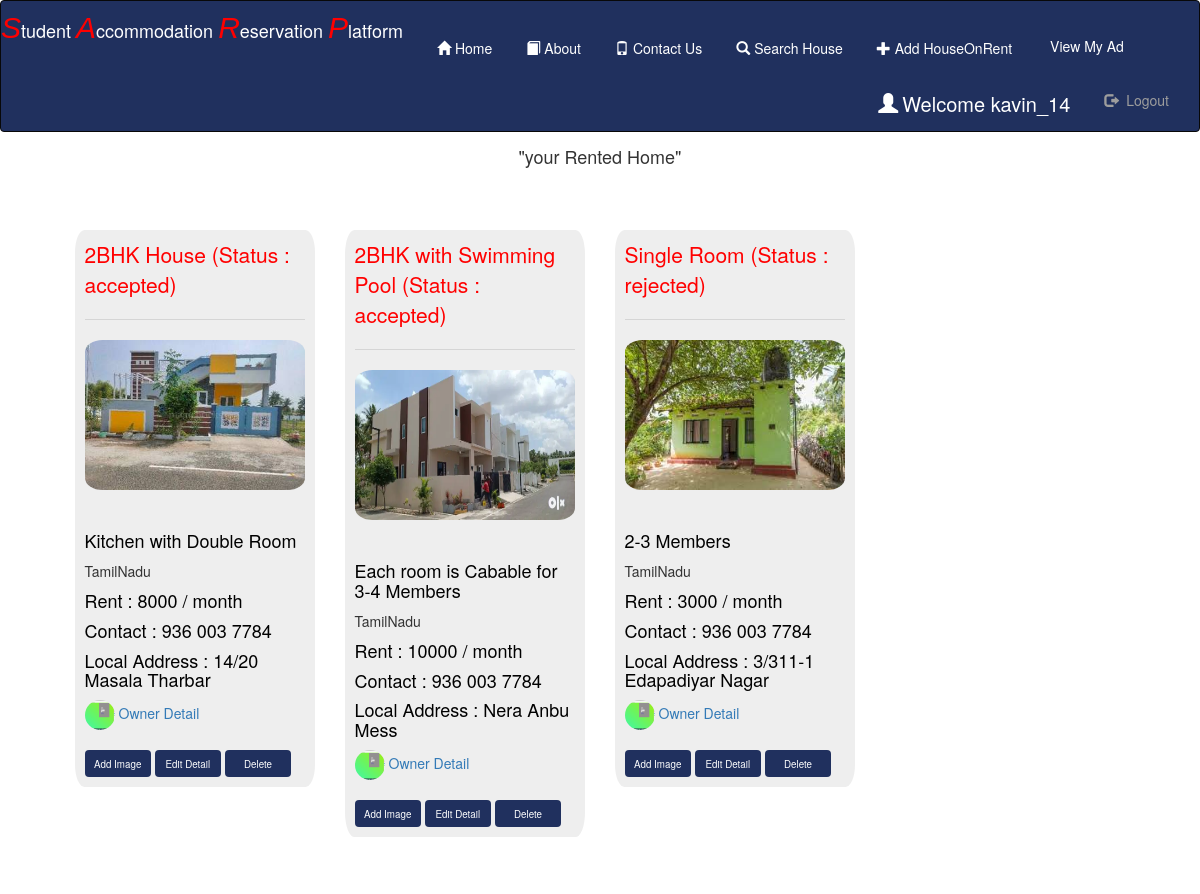
Before: /img (signed in) with the older database file.
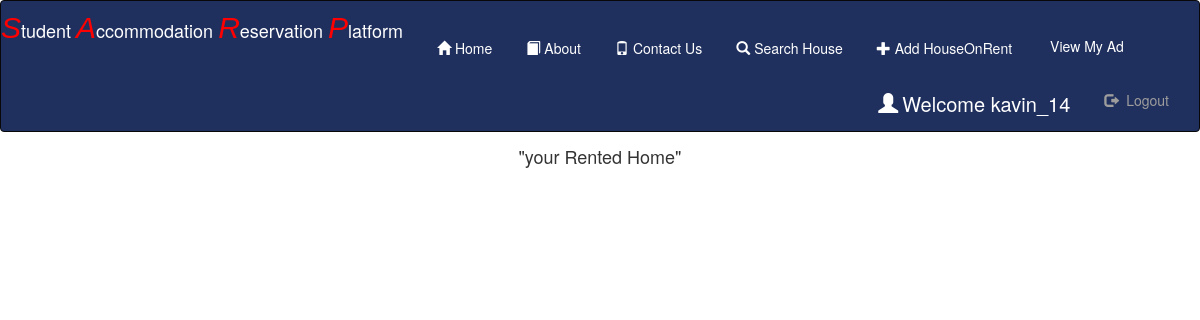
After: the same page with the newer database file.
### Room/models.py (models this page shows, shortened)
class Owner_Detail(models.Model):
    status = models.ForeignKey(Status,on_delete=models.CASCADE,null=True)
    register=models.ForeignKey(Register,on_delete=models.CASCADE,null=True)
    state=models.ForeignKey(State,on_delete=models.CASCADE,null=True)
    dist=models.ForeignKey(District,on_delete=models.CASCADE,null=True)
    local_add = models.CharField(max_length=100,null=True)
    title=models.CharField(max_length=100,null=True)
    desc=models.CharField(max_length=100,null=True)
    rent=models.IntegerField(null=True)
    img=models.FileField(null=True)

class Status(models.Model):
    status = models.CharField(max_length=100,null=True)

class State(models.Model):
    state=models.CharField(max_length=100,null=True)
    username=models.CharField(max_length=100,null=True)
    ownername=models.CharField(max_length=100,null=True)
    date=models.CharField(max_length=100,null=True)

class Register(models.Model):
    user=models.ForeignKey(User,on_delete=models.CASCADE,null=True)
    gen=models.CharField(max_length=30,null=True)
    add=models.CharField(max_length=100,null=True)
    mobile=models.CharField(max_length=10,null=True)
    image=models.FileField(null=True)
    birth=models.DateField(null=True)
    proof=models.CharField(max_length=10,null=True)

### Room/views.py (the view)
# urls.py: path('img', Room_Img,name='img'),
def Room_Img(request):
    if not request.user.is_authenticated:
        return redirect('home')
    user=User.objects.get(id=request.user.id)
    reg=Register.objects.filter(user=user).first()
    room=Owner_Detail.objects.filter(register=reg).all()
    d={'room':room}
    return render(request,'room_image.html',d)

### Room/templates/room_image.html (shortened to what this page needs)
{% extends 'navigation.html' %}
{% block body %}
<p align="center" style="margin-top:1%;font-size:18px">"your Rented Home"</p>
    <div class="row" style="margin:5%">
        {% for i in room %}
        <div class="col-sm-3">
            <div class="jumbotron" style="width:100%;border-radius:4%;padding:4%">
            <p style="color:red">{{i.title}} (Status :  {{i.status.status}})<hr></p>
                <a href="{% url 'detail1' i.id %}" ><img src="{{i.img.url}}" style="border-radius:8%;width:100%;height:150px;"><hr></a>
            <h4 style="color:Black">{{i.desc}}</h4>{{i.state.state}}
            <h4 style="color:black">Rent : {{i.rent}} / month</h4>
            <h4 style="color:black">Contact : {{i.register.mobile}}</h4>
            <h4 style="color:black">Local Address : {{i.local_add}}</h4>
                <a href="{% url 'owner' i.id %}"><img src="{{i.register.image.url}}" style="border-radius:50%;width:30px;height:30px"> Owner Detail</a><br>
                <br><button id="id2"><a href="{% url 'room_img' i.id %}" style="color:white">Add Image</a></button>
                <button id="id2"><a href="{% url 'edit_detail' i.state.id i.id %}" style="color:white">Edit Detail</a></button>
                <button id="id2"><a href="{% url 'delete' i.id %}" style="color:white">Delete</a></button>
            </div>
        </div>
        {% endfor %}
    </div>
{% endblock %}

### Room/templates/navigation.html (shortened to what this page needs)
<!DOCTYPE html>
<html lang="en">
{% load static %}
<head>
  <link rel="stylesheet" href="https://maxcdn.bootstrapcdn.com/bootstrap/3.3.6/css/bootstrap.min.css">
    <link rel = stylesheet href = "https://cdn.datatables.net/1.10.20/css/jquery.dataTables.min.css">
</head>
<body>
<nav class="navbar navbar-inverse" style="padding:0px;margin:0px;background-color:#20305E;color:white">
  <div class="container-fluid" style="padding:0px;margin:0px">
    <div><class="navbar-header" style="margin-bottom:4px;margin-right:10px;">
      <a class="navbar-brand" href="#"><span style="font-size:30px;color:Red"><i style="font-family: 'Franklin Gothic Medium', 'Arial Narrow', Arial, sans-serif;">S</i></span><span style="font-size:18px;color:white">tudent </span>
        <span style="font-size:30px;color:Red"><i style="font-family: 'Franklin Gothic Medium', 'Arial Narrow', Arial, sans-serif;">A</i></span><span style="font-size:18px;color:white">ccommodation </span>
        <span style="font-size:30px;color:Red"><i style="font-family:'Franklin Gothic Medium', 'Arial Narrow', Arial, sans-serif">R</i></span><span style="font-size:18px;color:white">eservation</span>
        <span style="font-size:30px;color:Red"><i style="font-family:'Franklin Gothic Medium', 'Arial Narrow', Arial, sans-serif">P</i></span><span style="font-size:18px;color:white">latform</span></a>
    </div>
    <ul class="nav navbar-nav">
      <li><a href="{% url 'home' %}" style = "color : white" ><span class="glyphicon glyphicon-home" style="padding:4px"></span>Home</a></li>
        <li><a href="{% url 'about' %}" style = "color : white"><span class="glyphicon glyphicon-book" style="padding:4px"></span>About</a></li>
        <li><a href="{% url 'contact' %}" style = "color : white"><span class="glyphicon glyphicon-phone" style="padding:4px"></span>Contact Us</a></li>
      {% if not request.user.is_staff %}
      <li><a href="{% url 'search' %}" style = "color : white"><span class="glyphicon glyphicon-search" style="padding:4px"></span>Search House</a></li>
      {% if request.user.username %}
        <li><a href="{% url 'rent1' %}" style = "color : white"><span class="glyphicon glyphicon-plus" style="padding:4px"></span>Add HouseOnRent</a></li>
      <li><a href="{% url 'img' %}" style = "color : white"><span class="glyphicon glyphicon-View" style="padding:4px"></span>View My Ad</a></li>
    {% endif %}
        {% endif %}
    </ul>
    {% if request.user.username %}
    <ul class="nav navbar-nav navbar-right">
      <li><a href="{% url 'user_detail' %}" style="color:white;font-size:20px"> <span class="glyphicon glyphicon-user" style="padding:4px;"></span>Welcome  {{request.user.username}}</a></li>
      <li><a href="{% url 'logout' %}" style="margin-right:30px"><span class="glyphicon glyphicon-log-out" style="padding:4px;"></span> Logout</a></li>
    </ul>
    {% endif %}
  </div>
</nav>
{% block body %}
{% endblock %}
</body>
</html>

Changed rows visible on the page:
removed Owner_Detail: title "2BHK House", status.status "accepted", img (picture), desc "Kitchen with Double Room", state.state "TamilNadu", rent "8000", register.mobile "936 003 7784", local_add "14/20 Masala Tharbar", register.image (picture)
removed Owner_Detail: title "2BHK with Swimming Pool", status.status "accepted", img (picture), desc "Each room is Cabable for 3-4 Members", state.state "TamilNadu", rent "10000", register.mobile "936 003 7784", local_add "Nera Anbu Mess", register.image (picture)
removed Owner_Detail: title "Single Room", status.status "rejected", img (picture), desc "2-3 Members", state.state "TamilNadu", rent "3000", register.mobile "936 003 7784", local_add "3/311-1 Edapadiyar Nagar", register.image (picture)
